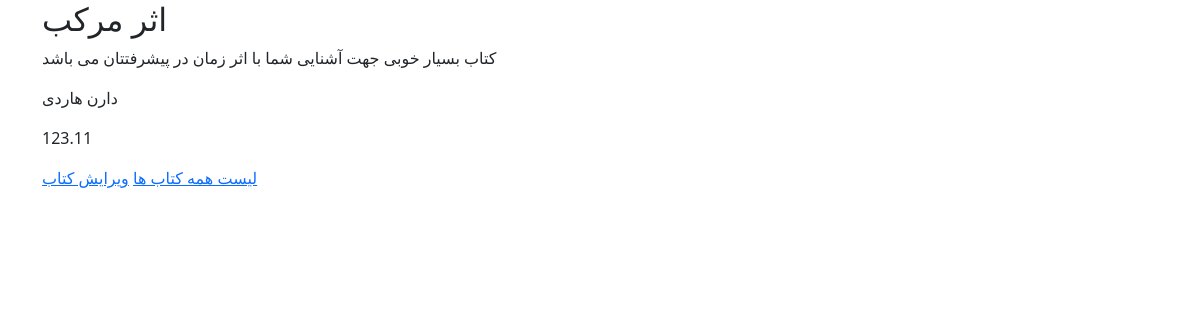
The page /books/1/ on the database as committed earlier.
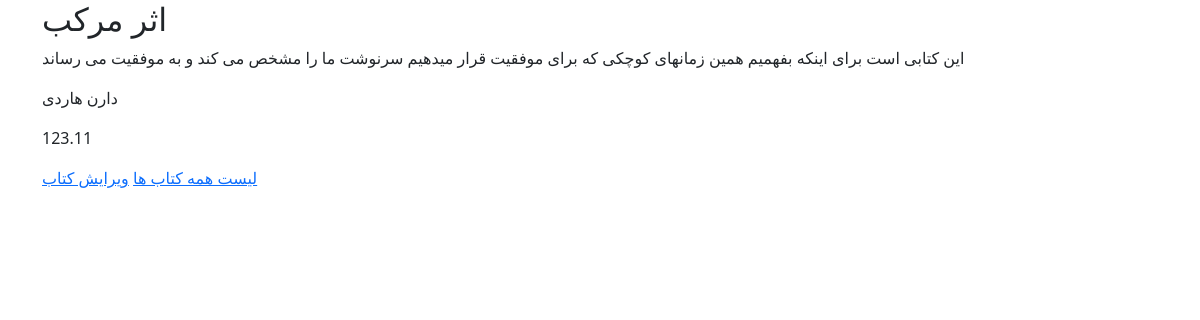
The same page on the database as committed later.
### books/models.py (models this page shows, shortened)
class Book(models.Model):
    title = models.CharField(max_length=200)
    author = models.CharField(max_length=200)
    description = models.TextField()
    price = models.DecimalField(max_digits=5, decimal_places=2)

### books/views.py (the view)
# urls.py: path('<int:pk>/', BookDetailView.as_view(), name='book_detail'),
class BookDetailView(generic.DetailView):
    model = Book
    template_name = 'books/book_detail.html'

### books/templates/books/book_detail.html (shortened to what this page needs)
{% extends '_base.html' %}
{% block content %}
    <h2>{{ book.title }}</h2>
    <p>{{ book.description }}</p>
    <P>{{ book.author }}</P>
    <p>{{ book.price }}</p>
    <a href="{% url "book_list" %}">لیست همه کتاب ها</a>
    <a href="{% url "book_update" book.pk %}">ویرایش کتاب</a>
{% endblock content %}

Rows that differ between the two databases and show on the page:
changed Book "دارن هاردی": description "کتاب بسیار خوبی جهت آشنایی شما با اثر زمان در پیشرفتتان می باشد" → "این کتابی است برای اینکه بفهمیم همین زمانهای کوچکی که برای موفقیت قرار میدهیم سرنوشت ما را مشخص می کند و به موفقیت می رساند"
